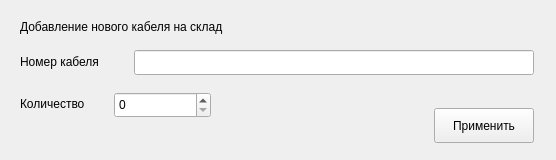
<?xml version="1.0" encoding="UTF-8"?>
<ui version="4.0">
 <class>addnewcabel</class>
 <widget class="QMainWindow" name="addnewcabel">
  <property name="geometry">
   <rect>
    <x>0</x>
    <y>0</y>
    <width>556</width>
    <height>160</height>
   </rect>
  </property>
  <property name="windowTitle">
   <string>MainWindow</string>
  </property>
  <widget class="QWidget" name="centralwidget">
   <widget class="QLabel" name="label">
    <property name="geometry">
     <rect>
      <x>20</x>
      <y>18</y>
      <width>269</width>
      <height>17</height>
     </rect>
    </property>
    <property name="text">
     <string>Добавление нового кабеля на склад</string>
    </property>
   </widget>
   <widget class="QLabel" name="label_2">
    <property name="geometry">
     <rect>
      <x>20</x>
      <y>52</y>
      <width>107</width>
      <height>20</height>
     </rect>
    </property>
    <property name="text">
     <string>Номер кабеля</string>
    </property>
   </widget>
   <widget class="QLineEdit" name="LE_cabelnum">
    <property name="geometry">
     <rect>
      <x>134</x>
      <y>50</y>
      <width>400</width>
      <height>25</height>
     </rect>
    </property>
   </widget>
   <widget class="QLabel" name="label_3">
    <property name="geometry">
     <rect>
      <x>20</x>
      <y>94</y>
      <width>107</width>
      <height>20</height>
     </rect>
    </property>
    <property name="text">
     <string>Количество</string>
    </property>
   </widget>
   <widget class="QSpinBox" name="SB_quantitycabel">
    <property name="geometry">
     <rect>
      <x>114</x>
      <y>92</y>
      <width>97</width>
      <height>26</height>
     </rect>
    </property>
   </widget>
   <widget class="QPushButton" name="PHB_newcabelApply">
    <property name="geometry">
     <rect>
      <x>434</x>
      <y>108</y>
      <width>100</width>
      <height>35</height>
     </rect>
    </property>
    <property name="text">
     <string>Применить</string>
    </property>
   </widget>
  </widget>
 </widget>
 <resources/>
 <connections/>
</ui>
